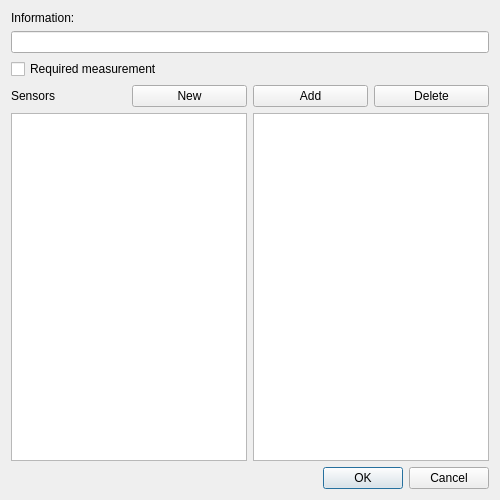
<?xml version="1.0" encoding="UTF-8"?>
<ui version="4.0">
 <class>EditResearchPoint</class>
 <widget class="QDialog" name="EditResearchPoint">
  <property name="windowModality">
   <enum>Qt::ApplicationModal</enum>
  </property>
  <property name="geometry">
   <rect>
    <x>0</x>
    <y>0</y>
    <width>500</width>
    <height>500</height>
   </rect>
  </property>
  <property name="windowTitle">
   <string>Edit research point</string>
  </property>
  <property name="modal">
   <bool>true</bool>
  </property>
  <layout class="QGridLayout" name="gridLayout">
   <item row="3" column="0">
    <widget class="QLabel" name="label_2">
     <property name="text">
      <string>Sensors</string>
     </property>
    </widget>
   </item>
   <item row="4" column="0" colspan="2">
    <widget class="QListWidget" name="allSensors"/>
   </item>
   <item row="4" column="2" colspan="2">
    <widget class="QListWidget" name="currentSensors"/>
   </item>
   <item row="3" column="3">
    <widget class="QPushButton" name="deleteButton">
     <property name="text">
      <string>Delete</string>
     </property>
    </widget>
   </item>
   <item row="3" column="2">
    <widget class="QPushButton" name="addButton">
     <property name="text">
      <string>Add</string>
     </property>
    </widget>
   </item>
   <item row="1" column="0" colspan="4">
    <widget class="QLineEdit" name="pointInfo"/>
   </item>
   <item row="3" column="1">
    <widget class="QPushButton" name="newButton">
     <property name="text">
      <string>New</string>
     </property>
    </widget>
   </item>
   <item row="0" column="0" colspan="4">
    <widget class="QLabel" name="label">
     <property name="text">
      <string>Information:</string>
     </property>
    </widget>
   </item>
   <item row="2" column="0" colspan="4">
    <widget class="QCheckBox" name="requiredMeasurement">
     <property name="text">
      <string>Required measurement</string>
     </property>
    </widget>
   </item>
   <item row="5" column="0" colspan="4">
    <widget class="QDialogButtonBox" name="buttonBox">
     <property name="orientation">
      <enum>Qt::Horizontal</enum>
     </property>
     <property name="standardButtons">
      <set>QDialogButtonBox::Cancel|QDialogButtonBox::Ok</set>
     </property>
    </widget>
   </item>
  </layout>
 </widget>
 <resources/>
 <connections>
  <connection>
   <sender>buttonBox</sender>
   <signal>accepted()</signal>
   <receiver>EditResearchPoint</receiver>
   <slot>accept()</slot>
   <hints>
    <hint type="sourcelabel">
     <x>248</x>
     <y>254</y>
    </hint>
    <hint type="destinationlabel">
     <x>157</x>
     <y>274</y>
    </hint>
   </hints>
  </connection>
  <connection>
   <sender>buttonBox</sender>
   <signal>rejected()</signal>
   <receiver>EditResearchPoint</receiver>
   <slot>reject()</slot>
   <hints>
    <hint type="sourcelabel">
     <x>316</x>
     <y>260</y>
    </hint>
    <hint type="destinationlabel">
     <x>286</x>
     <y>274</y>
    </hint>
   </hints>
  </connection>
 </connections>
</ui>
